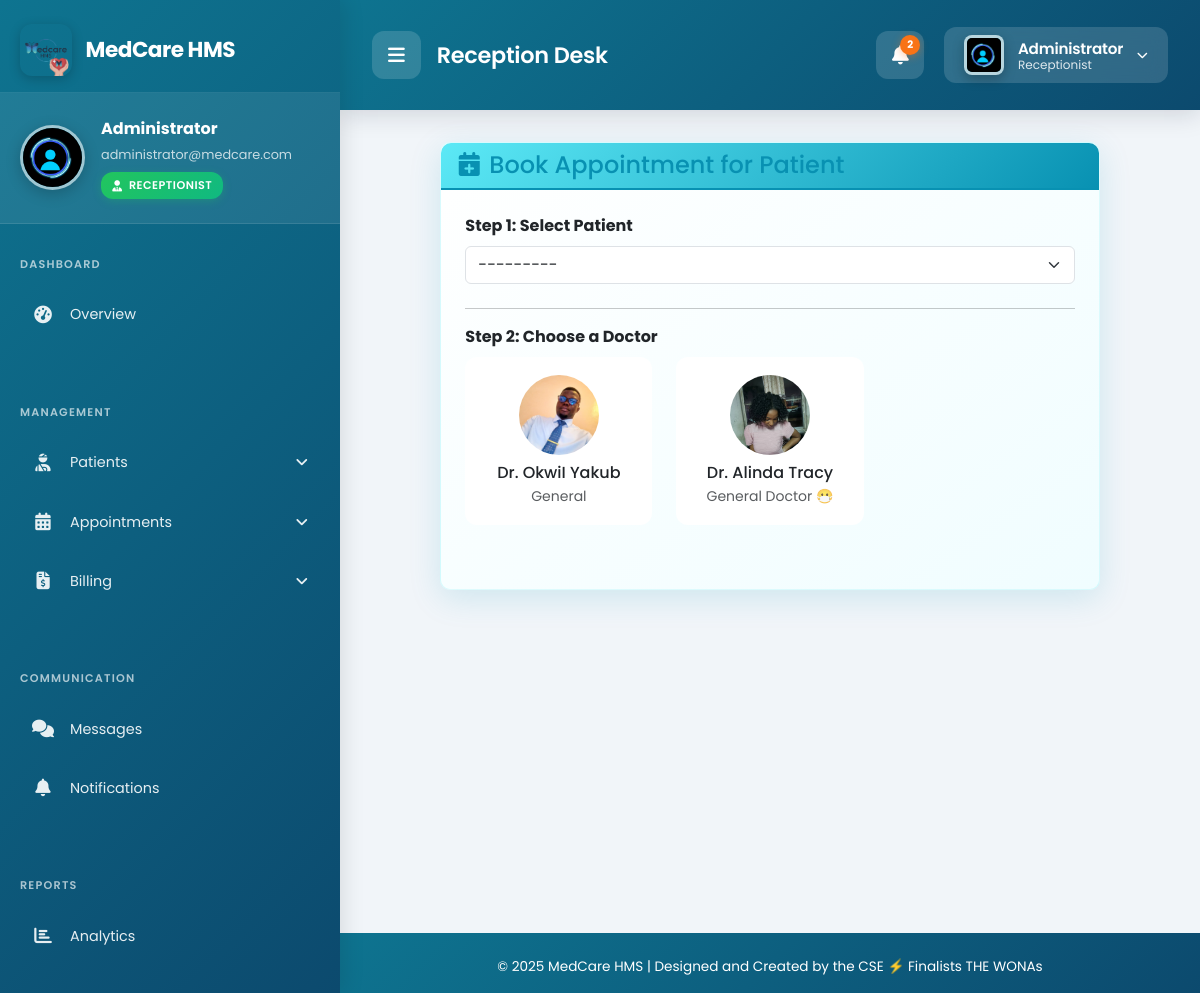
The app's page /receptionist/appointments/book/ (signed in) with its own data.
### doctors/models.py (models this page shows)
class DoctorProfile(models.Model):
    user = models.OneToOneField(User, on_delete=models.CASCADE, related_name='doctorprofile')
    profile_picture = models.ImageField(upload_to=get_doctor_image_path, null=True, blank=True, default='profile_pictures/default.jpeg')
    specialization = models.CharField(max_length=100)
    department = models.ForeignKey(Department, on_delete=models.SET_NULL, null=True, blank=True)
    license_number = models.CharField(max_length=100, unique=True, null=True, blank=True)
    years_of_experience = models.PositiveIntegerField(default=0)
    availability = models.TextField(blank=True, null=True, help_text="e.g., Mon-Fri, 9am-5pm")
    def __str__(self):
        return f"Dr. {self.user.first_name} {self.user.last_name}"

### receptionist/views.py (the view)
# urls.py: path('appointments/book/', views.book_appointment_view, name='book_appointment'),
@login_required
@receptionist_required
def book_appointment_view(request):
    if request.method == 'POST':
        form = AppointmentBookingForm(request.POST)
        if form.is_valid():
            appointment = form.save(commit=False)
            appointment.created_by = request.user
            appointment.status = 'Approved' # Receptionist bookings are auto-approved
            appointment.save()
            patient_user = appointment.patient.user
            patient_message = f"An appointment has been booked for you with {appointment.doctor} on {appointment.appointment_date} at {appointment.appointment_time.strftime('%I:%M %p')}."
            create_notification(
                recipient=patient_user,
                message=patient_message,
                link=reverse('patients:my_appointments')
            )
            doctor_user = appointment.doctor.user
            doctor_message = f"A new appointment has been scheduled for you with patient {appointment.patient.user.get_full_name()} on {appointment.appointment_date}."
            create_notification(
                recipient=doctor_user,
                message=doctor_message,
                link=reverse('doctors:doctor_appointments')
            )
            messages.success(request, f"Appointment for {appointment.patient.user.get_full_name()} successfully booked and confirmed.")
            return redirect('receptionist:appointment_list')
    else:
        form = AppointmentBookingForm()
    available_doctors = DoctorProfile.objects.filter(user__is_active=True).select_related('user')
    all_patients = PatientProfile.objects.filter(user__is_active=True).select_related('user')
    context = {
        'form': form,
        'doctors': available_doctors,
        'patients': all_patients
    }
    return render(request, 'receptionist/book_appointment.html', context)

### accounts/templatetags/profile_tags.py (called while the page is built)
@register.simple_tag
def get_profile_image_url(user):
    try:
        if hasattr(user, 'doctorprofile') and user.doctorprofile.profile_picture:
            return user.doctorprofile.profile_picture.url
        elif hasattr(user, 'patientprofile') and user.patientprofile.profile_picture:
            return user.patientprofile.profile_picture.url
        elif hasattr(user, 'receptionistprofile') and user.receptionistprofile.profile_picture:
            return user.receptionistprofile.profile_picture.url
    except (AttributeError, ValueError):
        pass
    return '/static/profile_pictures/default.jpeg'

@register.simple_tag
def get_user_initials(user):
    if user.first_name and user.last_name:
        return f"{user.first_name[0]}{user.last_name[0]}".upper()
    elif user.first_name:
        return user.first_name[0].upper()
    elif user.username:
        return user.username[0].upper()
    return "U"

@register.simple_tag
def get_user_role_color(user):
    try:
        if hasattr(user, 'doctorprofile'):
            return '#14B8A6'  # Teal accent for doctors
        elif hasattr(user, 'patientprofile'):
            return '#0E7490'  # Primary teal for patients
        elif hasattr(user, 'receptionistprofile'):
            return '#5ce9f6'  # Purple accent for receptionists
    except AttributeError:
        pass
    return '#14B8A6'  # Default to teal

@register.inclusion_tag('components/profile_image.html')
def profile_image(user, size="40", css_class="user-avatar", show_fallback=True):
    return {
        'user': user,
        'size': size,
        'css_class': css_class,
        'show_fallback': show_fallback,
        'image_url': get_profile_image_url(user),
        'initials': get_user_initials(user),
        'role_color': get_user_role_color(user),
    }

### chat/context_processors.py (called while the page is built)
def unread_chat_messages(request):
    if request.user.is_authenticated:
        threads = request.user.chat_threads.all()
        total_unread = 0
        for thread in threads:
            total_unread += thread.get_unread_count_for_user(request.user)
        return {'unread_chat_messages_count': total_unread}
    return {'unread_chat_messages_count': 0}

### chat/models.py (called while the page is built)
    def get_unread_count_for_user(self, user):
        return self.messages.filter(is_read=False).exclude(sender=user).count()

### patients/models.py (called while the page is built)
    def __str__(self):
        return f"Patient: {self.user.username}"

### templates/receptionist/book_appointment.html (shortened to what this page needs)
{% extends 'base_receptionist.html' %}
{% block content %}
<div class="row justify-content-center">
    <div class="col-lg-10">
        <div class="card card-custom">
            <div class="card-header card-header-custom"><h4 class="mb-0"><i class="fas fa-calendar-plus me-2"></i>Book Appointment for Patient</h4></div>
            <div class="card-body p-4">
                <form id="appointment-form" method="post" enctype="multipart/form-data" novalidate>
                    <div class="mb-4">
                        <label for="{{ form.patient.id_for_label }}" class="form-label fw-bold">Step 1: Select Patient</label>
                        {{ form.patient }}
                    </div>
                    <hr>
                    <div class="mb-4">
                        <label class="form-label fw-bold">Step 2: Choose a Doctor</label>
                        <div id="doctor-selection-container" class="row">
                            {% for doc in doctors %}
                            <div class="col-md-4 mb-3">
                                <div class="card doctor-card h-100" data-doctor-id="{{ doc.id }}">
                                    <div class="card-body text-center d-flex flex-column">
                                        <img src="{{ doc.profile_picture.url }}" class="rounded-circle doctor-card-img mb-2 mx-auto" alt="{{ doc }}">
                                        <h6 class="card-title mb-1">{{ doc }}</h6>
                                        <p class="card-text text-muted small">{{ doc.specialization }}</p>
                                    </div>
                                </div>
                            </div>
                            {% endfor %}
                        </div>
                    </div>
                </form>
            </div>
        </div>
    </div>
</div>
{% endblock %}

### templates/base_receptionist.html (shortened to what this page needs)
{% load static %}
{% load profile_tags %}
<!DOCTYPE html>
<html lang="en">
<head>
    <link href="https://cdn.jsdelivr.net/npm/bootstrap@5.3.0/dist/css/bootstrap.min.css" rel="stylesheet">
    <link rel="stylesheet" href="https://cdnjs.cloudflare.com/ajax/libs/font-awesome/6.4.0/css/all.min.css">
    <link rel="stylesheet" href="{% static 'css/themes/receptionist-theme.css' %}">
</head>
<body class="receptionist-theme">
    <nav class="sidebar" id="receptionistSidebar">
        <div class="sidebar-brand">
            <img src="{% static 'images/logo.png' %}" alt="MedCare Logo">
            <span class="brand-text">MedCare HMS</span>
        </div>
        <div class="sidebar-user-profile">
            <img src="{% if request.user.receptionistprofile.profile_picture %}{{ request.user.receptionistprofile.profile_picture.url }}{% else %}{% static 'images/default.jpeg' %}{% endif %}"
                 alt="{{ request.user.get_full_name }}"
                 class="sidebar-user-avatar"
                 onerror="this.src='{% static 'images/default.jpeg' %}'">
            <div class="sidebar-user-info">
                <div class="sidebar-user-name">{{ request.user.get_full_name|default:request.user.username }}</div>
                <div class="sidebar-user-email">{{ request.user.email }}</div>
                <span class="sidebar-user-role">
                    <i class="fas fa-user-tie"></i>
                    Receptionist
                </span>
            </div>
        </div>
        <div class="nav-section">
            <div class="nav-section-title">Dashboard</div>
            <a href="{% url 'accounts:receptionist_dashboard' %}" class="menu-link {% if request.resolver_match.url_name == 'receptionist_dashboard' %}active{% endif %}">
                <span class="menu-icon"><i class="fas fa-tachometer-alt"></i></span>
                <span class="menu-text">Overview</span>
            </a>
        </div>
        <div class="nav-section">
            <div class="nav-section-title">Management</div>
            <a href="#" class="menu-link has-submenu" data-target="patientMenu">
                <span class="menu-icon"><i class="fas fa-user-injured"></i></span>
                <span class="menu-text">Patients</span>
            </a>
            <a href="#" class="menu-link has-submenu" data-target="appointmentMenu">
                <span class="menu-icon"><i class="fas fa-calendar-alt"></i></span>
                <span class="menu-text">Appointments</span>
            </a>
            <a href="#" class="menu-link has-submenu" data-target="billingMenu">
                <span class="menu-icon"><i class="fas fa-file-invoice-dollar"></i></span>
                <span class="menu-text">Billing</span>
            </a>
        </div>
        <div class="nav-section">
            <div class="nav-section-title">Communication</div>
            <a href="{% url 'chat:thread_list' %}" class="menu-link {% if request.resolver_match.app_name == 'chat' %}active{% endif %}">
                <span class="menu-icon"><i class="fas fa-comments"></i></span>
                <span class="menu-text">Messages</span>
            </a>
            <a href="{% url 'notifications:notification_list' %}" class="menu-link {% if request.resolver_match.app_name == 'notifications' %}active{% endif %}">
                <span class="menu-icon"><i class="fas fa-bell"></i></span>
                <span class="menu-text">Notifications</span>
            </a>
        </div>
        <div class="nav-section">
            <div class="nav-section-title">Reports</div>
            <a href="{% url 'reports:reports_dashboard' %}" class="menu-link {% if request.resolver_match.app_name == 'reports' %}active{% endif %}">
                <span class="menu-icon"><i class="fas fa-chart-bar"></i></span>
                <span class="menu-text">Analytics</span>
            </a>
        </div>
    </nav>
    <div class="content-wrapper" id="receptionistContent">
        <div class="topbar">
            <div class="topbar-left">
                <button class="sidebar-toggle" id="sidebarToggle">
                    <i class="fas fa-bars"></i>
                </button>
                <h6 class="topbar-title mb-0">Reception Desk</h6>
            </div>
            <div class="topbar-right">
                <a href="{% url 'notifications:notification_list' %}" class="notification-btn" title="Notifications">
                    <i class="fas fa-bell"></i>
                    {% if unread_notifications_count %}
                    <span class="notification-badge">{{ unread_notifications_count|default:"0" }}</span>
                    {% endif %}
                </a>
                <div class="user-dropdown" id="userDropdown">
                    <button class="user-toggle" id="userMenuToggle">
                        {% profile_image user size="40" css_class="user-avatar" %}
                        <div class="user-info">
                            <span class="user-name">{{ user.get_full_name|default:user.username }}</span>
                            <span class="user-role">Receptionist</span>
                        </div>
                        <i class="fas fa-chevron-down"></i>
                    </button>
                </div>
            </div>
        </div>
        <div class="main-content">
            {% block content %}{% endblock %}
        </div>
        <footer>
            <p class="mb-0">© 2025 MedCare HMS | Designed and Created by the CSE ⚡ Finalists THE WONAs</p>
        </footer>
    </div>
</body>
</html>

### static/css/themes/receptionist-theme.css (style rules this page uses)
:root { --receptionist-primary: #5ce9f6; --receptionist-primary-dark: #0891b2; --receptionist-primary-light: #a5f3fc; --receptionist-secondary: #0284C7; --receptionist-accent: #22D3EE; --receptionist-warning: #F59E0B; --receptionist-danger: #EF4444; --receptionist-success: #10B981; --receptionist-info: #3B82F6; --receptionist-neutral: #6B7280; --receptionist-gradient-primary: linear-gradient(135deg, #5ce9f6 0%, #0891b2 100%); --receptionist-gradient-secondary: linear-gradient(135deg, #22D3EE 0%, #0284C7 100%); --receptionist-gradient-card: linear-gradient(145deg, #ffffff 0%, #f0fdff 100%); --receptionist-gradient-efficiency: linear-gradient(135deg, #a5f3fc 0%, #67e8f9 100%); --receptionist-shadow-primary: 0 4px 20px rgba(92, 233, 246, 0.25); --receptionist-shadow-card: 0 8px 32px rgba(8, 145, 178, 0.15); --receptionist-shadow-hover: 0 12px 40px rgba(92, 233, 246, 0.3); }

### templates/components/messages.html (style rules this page uses)
:root { --message-success: #10b981; --message-success-bg: #ecfdf5; --message-success-border: #a7f3d0; --message-success-text: #065f46; --message-error: #ef4444; --message-error-bg: #fef2f2; --message-error-border: #fecaca; --message-error-text: #991b1b; --message-warning: #f59e0b; --message-warning-bg: #fffbeb; --message-warning-border: #fed7aa; --message-warning-text: #92400e; --message-info: #3b82f6; --message-info-bg: #eff6ff; --message-info-border: #bfdbfe; --message-info-text: #1e40af; --message-slide-duration: 300ms; --message-fade-duration: 250ms; --message-scale-duration: 200ms; }

### templates/receptionist/book_appointment.html (style rules this page uses)
.doctor-card { border: 2px solid transparent; border-radius: 0.75rem; transition: all 0.3s ease; cursor: pointer; }
.doctor-card-img { width: 80px; height: 80px; object-fit: cover; }

### records on screen
DoctorProfile: profile_picture (picture), user.last_name "Dr. OkwiI Yakub", specialization "General"
DoctorProfile: profile_picture (picture), user.last_name "Dr. Alinda Tracy", specialization "General Doctor 😷"

### other values on screen
{{ request.user.get_full_name|default:request.user.username }} "Administrator"
{{ request.user.email }} "administrator@medcare.com"
{{ unread_notifications_count|default:"0" }} "2"
{{ user.get_full_name|default:user.username }} "Administrator"
